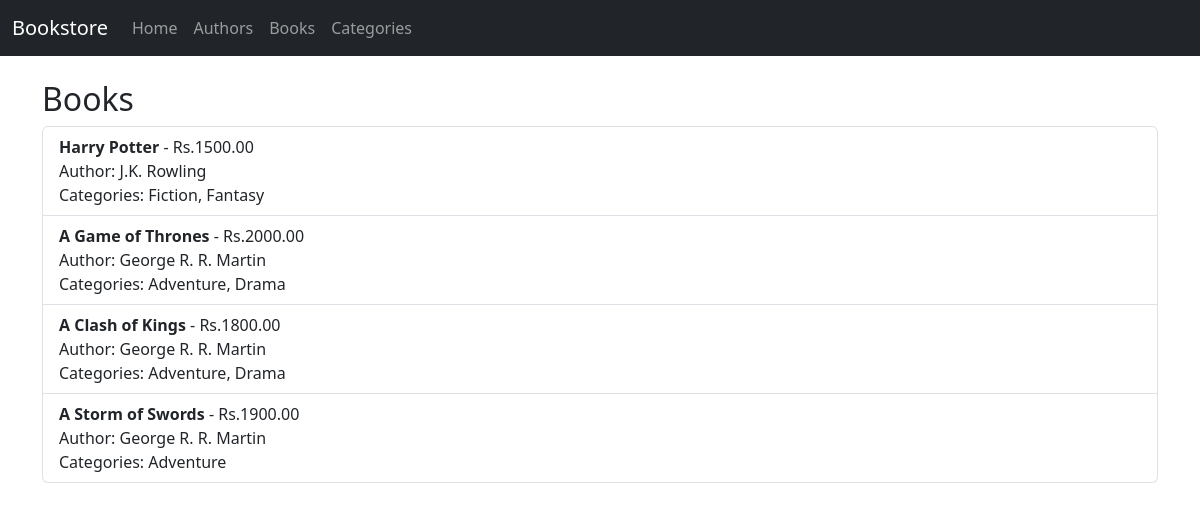
The page /books/ on the database its author committed.
### store/models.py (models this page shows, shortened)
class Book(models.Model):
    title = models.CharField(max_length=200)
    price = models.DecimalField(max_digits=6, decimal_places=2)
    author = models.ForeignKey(Author, on_delete=models.CASCADE, related_name='books')
    categories = models.ManyToManyField(Category, related_name='books')

class Author(models.Model):
    name = models.CharField(max_length=100)
    bio = models.TextField()

class Category(models.Model):
    name = models.CharField(max_length=100)

### store/views.py (the view)
# urls.py: path('books/', views.book_list, name='books'),
def book_list(request):
    books = Book.objects.all()
    return render(request, 'store/books.html', {'books': books})

### store/templates/store/books.html (shortened to what this page needs)
{% extends 'store/base.html' %}
{% block content %}
<h2>Books</h2>
<ul class="list-group">
    {% for book in books %}
    <li class="list-group-item">
        <strong>{{ book.title }}</strong> - Rs.{{ book.price }}
        <br>Author: {{ book.author.name }}
        <br>Categories:
        {% for cat in book.categories.all %}
            {{ cat.name }}{% if not forloop.last %}, {% endif %}
        {% endfor %}
    </li>
    {% endfor %}
</ul>
{% endblock %}

### rows shown on the page
Book: title "Harry Potter", price "1500.00", author.name "J.K. Rowling"
Category: name "Fiction"
Category: name "Fantasy"
Book: title "A Game of Thrones", price "2000.00", author.name "George R. R. Martin"
Category: name "Adventure"
Category: name "Drama"
Book: title "A Clash of Kings", price "1800.00", author.name "George R. R. Martin"
Book: title "A Storm of Swords", price "1900.00", author.name "George R. R. Martin"
